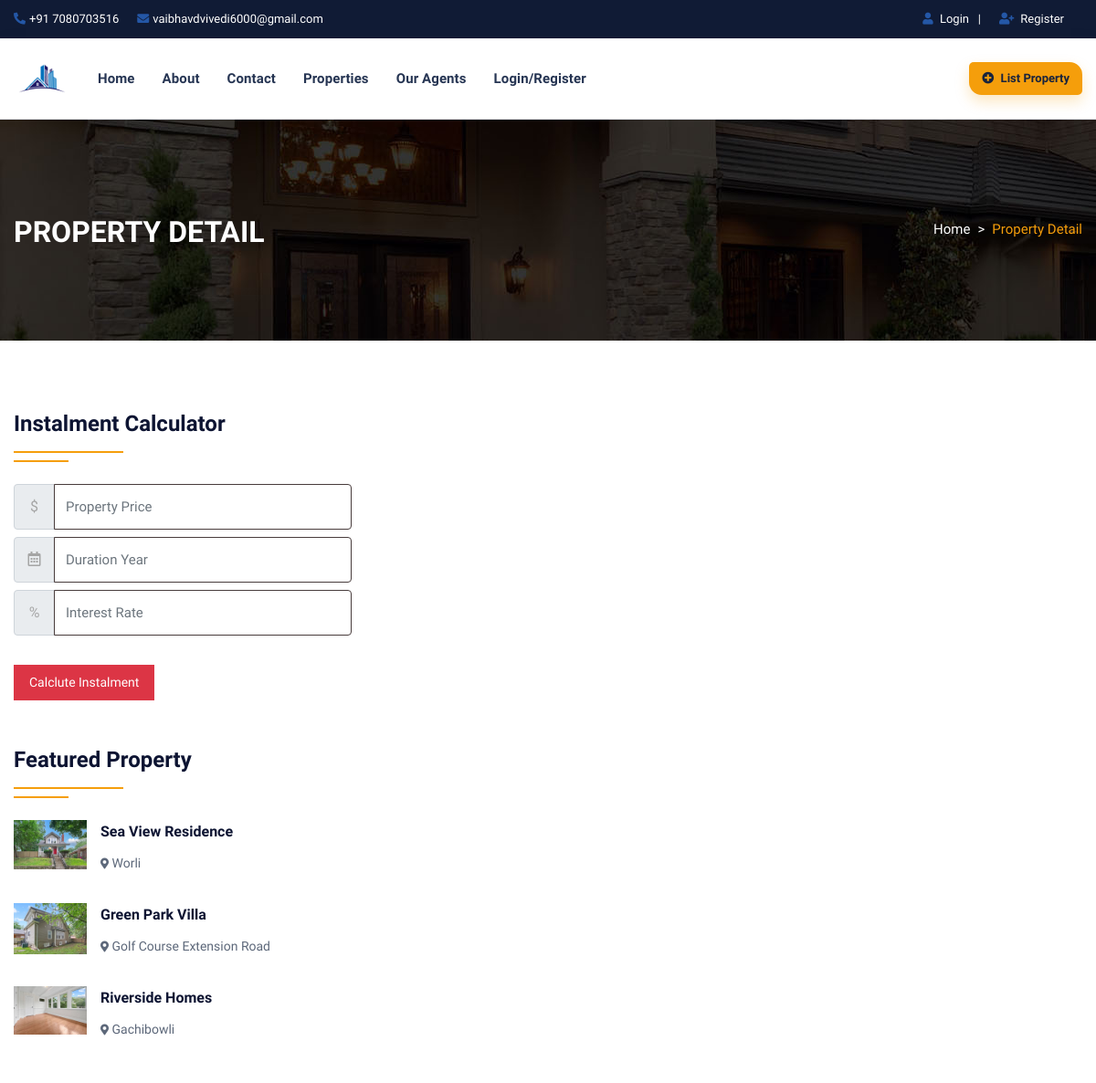
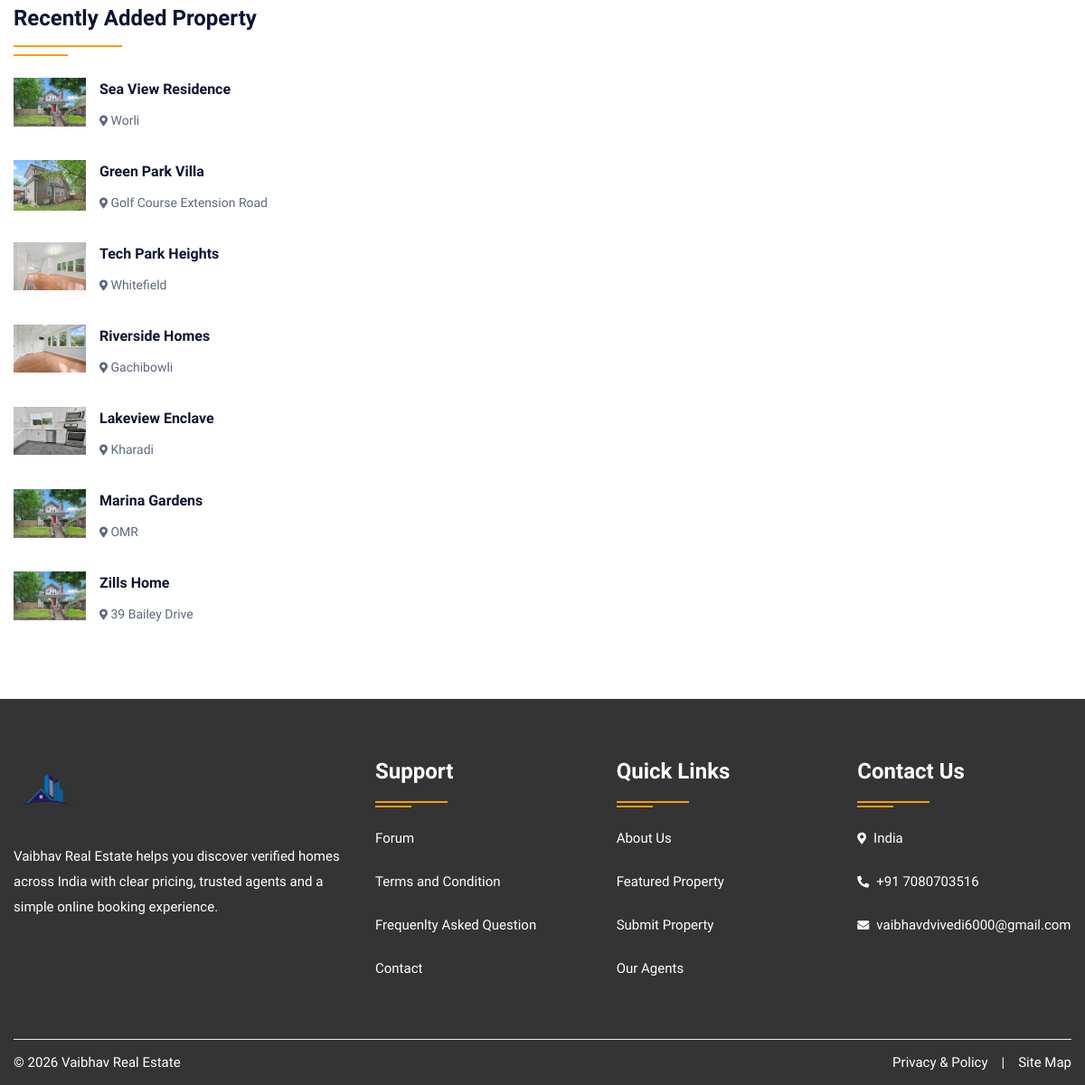
The page /propertydetail.php on the database its author committed (2 pictures, top to bottom).
### tables this page shows
CREATE TABLE `property` (
  `pid` int(50) NOT NULL,
  `title` varchar(200) NOT NULL,
  `pcontent` longtext NOT NULL,
  `type` varchar(100) NOT NULL,
  `bhk` varchar(50) NOT NULL,
  `stype` varchar(100) NOT NULL,
  `bedroom` int(50) NOT NULL,
  `bathroom` int(50) NOT NULL,
  `balcony` int(50) NOT NULL,
  `kitchen` int(50) NOT NULL,
  `hall` int(50) NOT NULL,
  `floor` varchar(50) NOT NULL,
  `size` int(50) NOT NULL,
  `price` int(50) NOT NULL,
  `location` varchar(200) NOT NULL,
  `city` varchar(100) NOT NULL,
  `state` varchar(100) NOT NULL,
  `feature` longtext NOT NULL,
  `pimage` varchar(300) NOT NULL,
  `pimage1` varchar(300) NOT NULL,
  `pimage2` varchar(300) NOT NULL,
  `pimage3` varchar(300) NOT NULL,
  `pimage4` varchar(300) NOT NULL,
  `uid` int(50) NOT NULL,
  `status` varchar(50) NOT NULL,
  `mapimage` varchar(300) NOT NULL,
  `topmapimage` varchar(300) NOT NULL,
  `groundmapimage` varchar(300) NOT NULL,
  `totalfloor` varchar(50) NOT NULL,
  `date` datetime NOT NULL DEFAULT CURRENT_TIMESTAMP,
  `isFeatured` int(11) DEFAULT NULL
);

### propertydetail.php (the view, shortened to what this page needs)
<!DOCTYPE html>
<html lang="en">
<head>
<link rel="stylesheet" type="text/css" href="css/bootstrap.min.css">
<link rel="stylesheet" type="text/css" href="css/bootstrap-slider.css">
<link rel="stylesheet" type="text/css" href="css/jquery-ui.css">
<link rel="stylesheet" type="text/css" href="css/layerslider.css">
<link rel="stylesheet" type="text/css" href="css/color.css" id="color-change">
<link rel="stylesheet" type="text/css" href="css/owl.carousel.min.css">
<link rel="stylesheet" type="text/css" href="css/font-awesome.min.css">
<link rel="stylesheet" type="text/css" href="fonts/flaticon/flaticon.css">
<link rel="stylesheet" type="text/css" href="css/style.css">
</head>
<body>
<div id="page-wrapper">
    <div class="row">
		<?php include("include/header.php");?>
        <div class="banner-full-row page-banner" style="background-image:url('images/breadcromb.jpg');">
            <div class="container">
                <div class="row">
                    <div class="col-md-6">
                        <h2 class="page-name float-left text-white text-uppercase mt-1 mb-0"><b>Property Detail</b></h2>
                    </div>
                    <div class="col-md-6">
                        <nav aria-label="breadcrumb" class="float-left float-md-right">
                            <ol class="breadcrumb bg-transparent m-0 p-0">
                                <li class="breadcrumb-item text-white"><a href="#">Home</a></li>
                                <li class="breadcrumb-item active">Property Detail</li>
                            </ol>
                        </nav>
                    </div>
                </div>
            </div>
        </div>
        <div class="full-row">
            <div class="container">
                <div class="row">
                    <div class="col-lg-4">
                        <h4 class="double-down-line-left text-secondary position-relative pb-4 my-4">Instalment Calculator</h4>
                        <form class="d-inline-block w-100" action="calc.php" method="post">
                            <div class="input-group mb-2 mr-sm-2">
                                <div class="input-group-prepend">
                                    <div class="input-group-text">$</div>
                                </div>
                                <input type="text" class="form-control" name="amount" placeholder="Property Price">
                            </div>
                            <div class="input-group mb-2 mr-sm-2">
                                <div class="input-group-prepend">
                                    <div class="input-group-text"><i class="far fa-calendar-alt"></i></div>
                                </div>
                                <input type="text" class="form-control" name="month" placeholder="Duration Year">
                            </div>
                            <div class="input-group mb-2 mr-sm-2">
                                <div class="input-group-prepend">
                                    <div class="input-group-text">%</div>
                                </div>
                                <input type="text" class="form-control" name="interest" placeholder="Interest Rate">
                            </div>
                            <button type="submit" value="submit" name="calc" class="btn btn-danger mt-4">Calclute Instalment</button>
                        </form>
                        <h4 class="double-down-line-left text-secondary position-relative pb-4 mb-4 mt-5">Featured Property</h4>
                        <ul class="property_list_widget">
                            <?php
                            $query=mysqli_query($con,"SELECT * FROM `property` WHERE isFeatured = 1 ORDER BY date DESC LIMIT 3");
                                    while($row=mysqli_fetch_array($query))
                                    {
                            ?>
                            <li> <img src="admin/property/<?php echo $row['18'];?>" alt="pimage">
                                <h6 class="text-secondary hover-text-success text-capitalize"><a href="propertydetail.php?pid=<?php echo $row['0'];?>"><?php echo $row['1'];?></a></h6>
                                <span class="font-14"><i class="fas fa-map-marker-alt icon-success icon-small"></i> <?php echo $row['14'];?></span>
                            </li>
                            <?php } ?>
                        </ul>
                        <div class="sidebar-widget mt-5">
                            <h4 class="double-down-line-left text-secondary position-relative pb-4 mb-4">Recently Added Property</h4>
                            <ul class="property_list_widget">
								<?php
								$query=mysqli_query($con,"SELECT * FROM `property` ORDER BY date DESC LIMIT 7");
										while($row=mysqli_fetch_array($query))
										{
								?>
                                <li> <img src="admin/property/<?php echo $row['18'];?>" alt="pimage">
                                    <h6 class="text-secondary hover-text-success text-capitalize"><a href="propertydetail.php?pid=<?php echo $row['0'];?>"><?php echo $row['1'];?></a></h6>
                                    <span class="font-14"><i class="fas fa-map-marker-alt icon-success icon-small"></i> <?php echo $row['14'];?></span>
                                </li>
                                <?php } ?>
                            </ul>
                        </div>
                    </div>
                </div>
            </div>
        </div>
		<?php include("include/footer.php");?>
    </div>
</div>
</body>
</html>

### css/color.css (style rules this page uses)
:root { --theme-ordinary-color: #74777b; }
:root { --theme-primary-color: #f59e0b; }
:root { --theme-secondary-color: #0d1432; }
:root { --theme-white-color: #fff; }
:root { --theme-light-color: #f8f8f8; }
:root { --theme-gray-color: #f5f5f5; }
:root { --theme-footer-color: #091b4b; }
:root { --theme-dark-color: #091b4b; }
:root { --text-light-color: #a3a7af; }
:root { --theme-primary-opacity-color: rgba(245, 158, 11, .8); }
:root { --theme-secondary-opacity-color: rgba(13,20,50,0.7); }
:root { --theme-white-opacity-color: rgba(255, 255, 255, 0.3); }
:root { --theme-dark-opacity-color: rgba(0, 0, 0, 0.5); }
:root { --theme-ordinary-font: 'Muli', sans-serif; }
:root { --theme-highlight-font: 'Comfortaa', cursive; }

### rows shown on the page
property: pimage (picture), title "Sea View Residence", location "Worli"
property: pimage (picture), title "Green Park Villa", location "Golf Course Extension Road"
property: pimage (picture), title "Riverside Homes", location "Gachibowli"
property: pimage (picture), title "Tech Park Heights", location "Whitefield"
property: pimage (picture), title "Lakeview Enclave", location "Kharadi"
property: pimage (picture), title "Marina Gardens", location "OMR"
property: pimage (picture), title "Zills Home", location "39 Bailey Drive"
